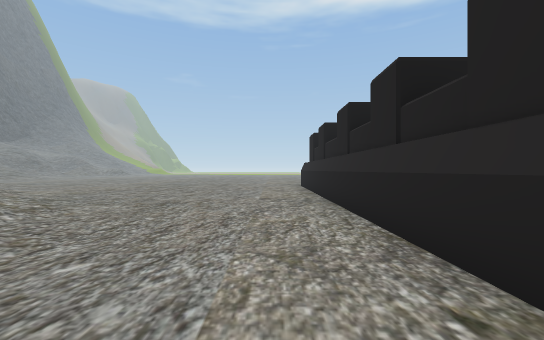
[1] (above)

18 first-person views from a walk through a scene from a Unity 3-D project. The camera is 1.5 m above the floor, looks level and sees 90° across. The floor is counted in squares, 2 m on a side. Each view is taken from the middle of a square. On the plan, view 1 faces up. The plan holds only what a view shows up to about 10 squares ahead; the rest is blank. The place goes on beyond the plan. Some animated figures are not drawn.

[2]
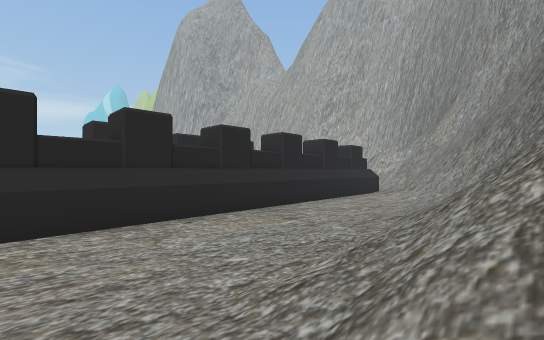

[3]
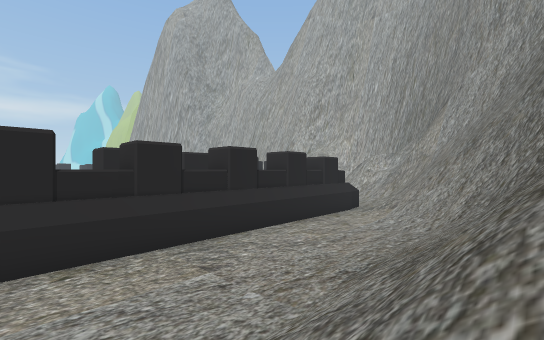

[4]
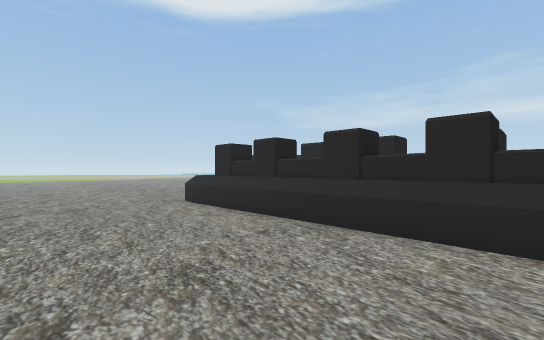

[5]
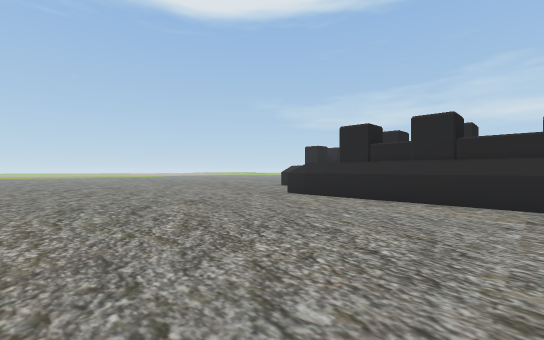

[6]
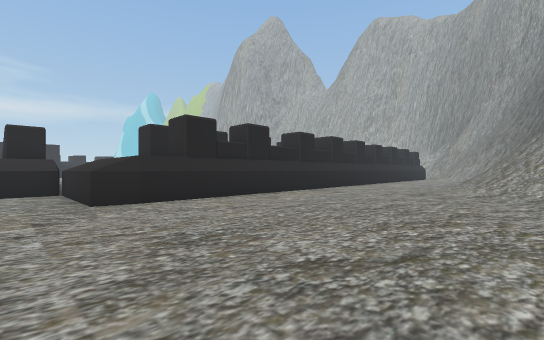

[7]
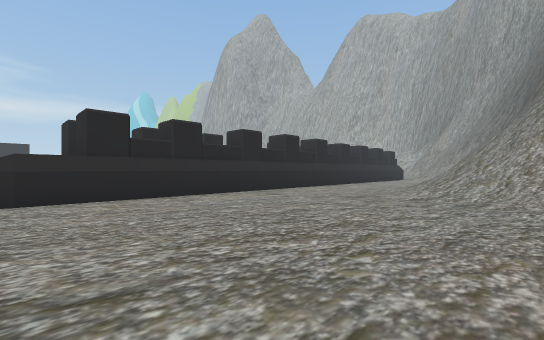

[8]
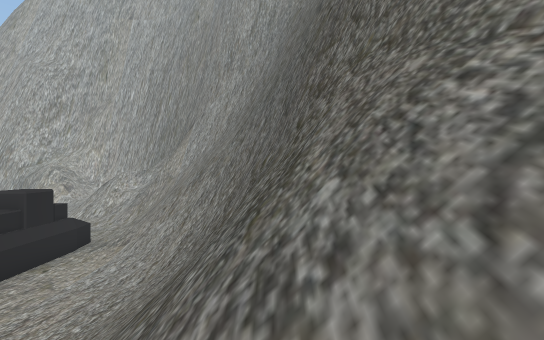

[9]
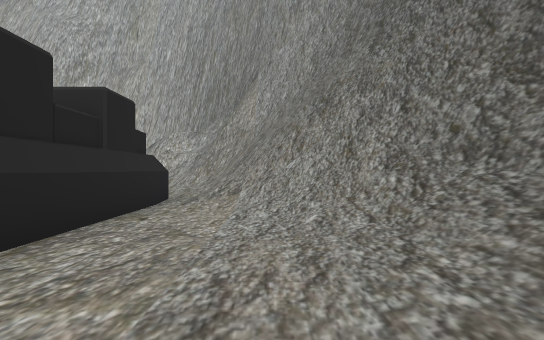

[10]
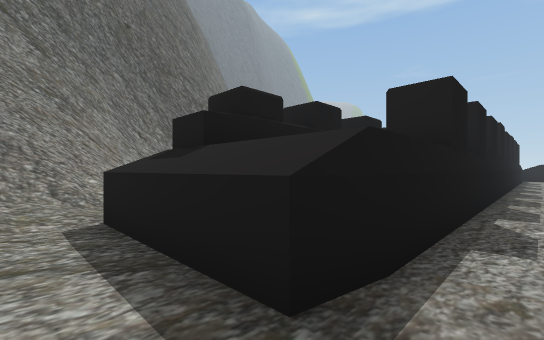

[11]
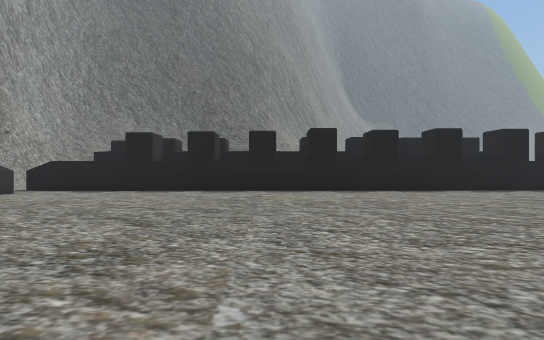

[12]
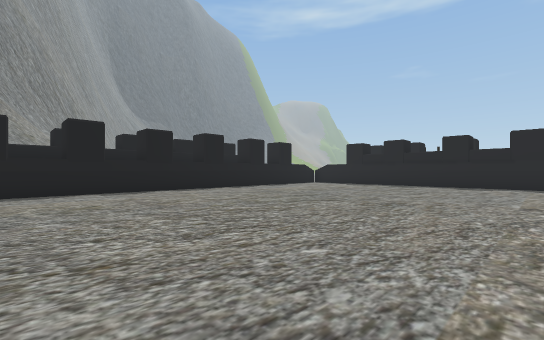

[13]
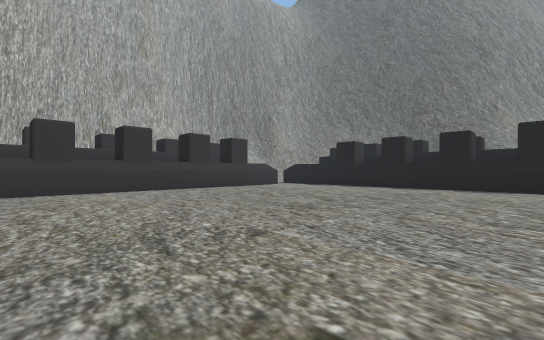

[14]
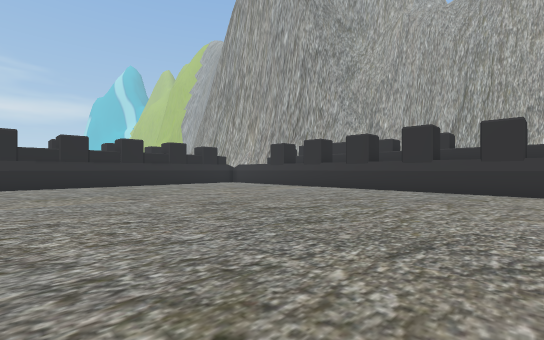

[15]
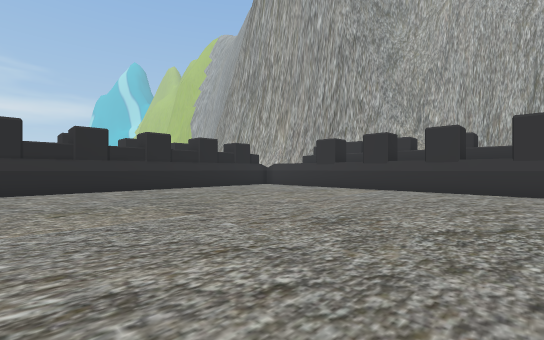

[16]
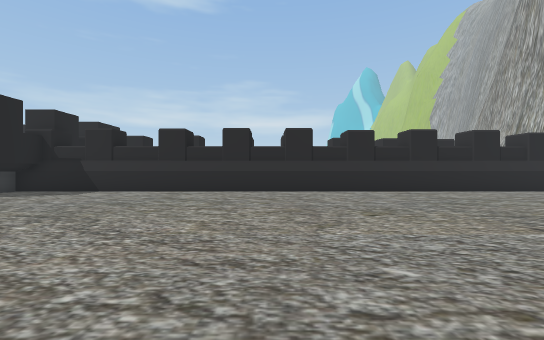

[17]
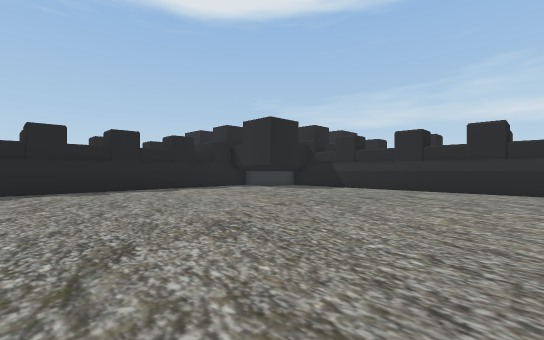

[18]
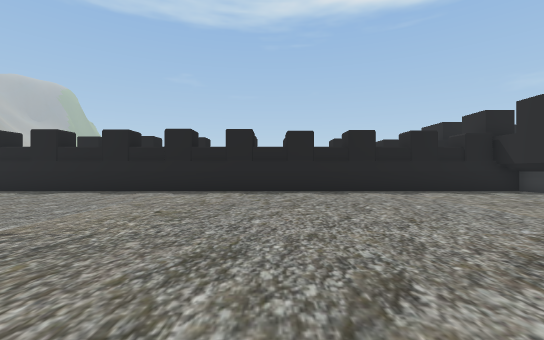

### Floor plan
Key: @ floor where view 1 was taken; # wall or solid block; . floor; / step, stairs or slope; = window, fence, low wall or low ledge; ^ raised ledge; B block.
Columns run from 6 left of view 1 to 29 right of it. Each row starts with its distance up from view 1.
 15 ...........^
 14 ...........###################BB##
 13 ........####   ..................#
 12 ........#       ................. ##
 11 ........#        ..................#
 10 ........#  #     ..................#
  9 ........# BB.   ...................#
  8 ........#  #.. ....................#
  7 /.......# BB.......................#
  6 //......#  B.......................#
  5 ///.....#  #.......... ............#
  4 ////....#  #..........  ...........#
  3 ////....#  #..........  ...........#
  2 ////....#  #.......................#
  1 /////...#  #.......................#
  0 =////.@.#  #.......................#
 -1 ##///...#  #.......................#
 -2 ##=//...#  #.......................#
 -3 ###//...#  #.......................#
 -4  ##//...#  #.......................#
 -5   #//...#  #.................... ..#
 -6   #///..#  #.... ..............   .#
 -7   ##///.#  #...   ............     #
 -8    ##//.#  #.#     ##########
 -9    #=///^^^^.
-10    #////.....
-11    #/////

Where each view was taken, in squares from view 1:
view 1: 0 up, 0 right, facing up
view 2: 4 up, 4 left, facing down-right
view 3: 2 up, 4 left, facing down-right
view 4: 3 up, 4 left, facing up-right
view 5: 7 up, 6 left, facing up-right
view 6: 15 up, 5 left, facing down-right
view 7: 13 up, 6 left, facing down-right
view 8: 1 up, 5 left, facing down
view 9: 2 down, 1 left, facing down
view 10: 10 down, 6 right, facing up-left
view 11: 0 up, 15 right, facing left
view 12: 0 up, 15 right, facing up-left
view 13: 2 up, 17 right, facing down-left
view 14: 2 up, 15 right, facing down-right
view 15: 2 up, 18 right, facing down-right
view 16: 3 up, 19 right, facing right
view 17: 3 up, 18 right, facing up-right
view 18: 4 up, 18 right, facing up
